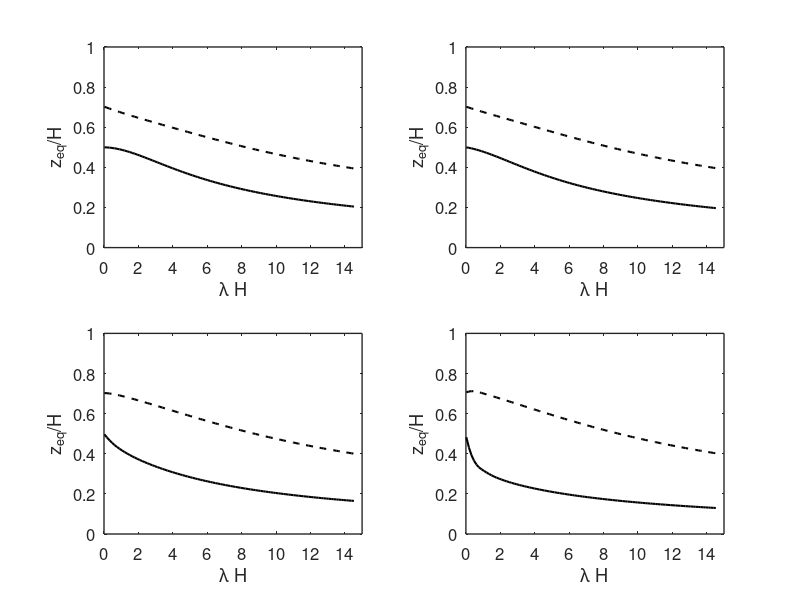

Here is the MATLAB script that generated this plot:
% Clear variables and close figures
clear;
close all;
clc;

% Define constants
H     = 50;
xi  = 0.05;
Vzero = 100; % m/s
Vzero_complex = Vzero * sqrt(1 + (2 * 1i * xi)); 

% Define alpha values and lambda range
alphas   = [-0.9, -0.5, 0.5, 0.9];
lambda   = 0.0005:0.01:0.3;          % base grid
lambda_H = lambda .* H;

% Fine grid for smoothing with spline
lambda_H_fine = linspace(lambda_H(1), lambda_H(end), 100);

figure('Color','w');
for a_idx = 1:length(alphas)
    alpha = alphas(a_idx);

    % Arrays to store equivalent depths
    zeq_H_high = zeros(length(lambda), 1);
    zeq_H_low  = zeros(length(lambda), 1);
    fsin       = zeros(1, length(lambda));

    % Complex freestream
    Vinf         = Vzero / (1 - alpha);
    Vinf_complex = Vinf * sqrt(1 + (2 * 1i * xi));
    fhomo        = Vinf_complex / (4 * H);

    % Loop over lambda to compute fsin
    for idx = 1:length(lambda)
        lam = lambda(idx);
        fsin(idx) = (H * sqrt((exp(-2*H*lam) * ...
            (4 * exp(H*lam) * alpha * (pi^4 + 6 * H^2 * pi^2 * lam^2 + 8 * H^4 * lam^4) ...
            - alpha^2 * (pi^4 + 9 * H^2 * pi^2 * lam^2 + 8 * H^4 * lam^4) ...
            + exp(2 * H * lam) * (8 * H^5 * lam^5 + pi^4 * ((-4 + alpha) * alpha + 2 * H * lam) ...
            + H^2 * pi^2 * lam^2 * ((-16 + alpha) * alpha + 10 * H * lam)))) ...
            / (H^3 * lam * (pi^4 + 5 * H^2 * pi^2 * lam^2 + 4 * H^4 * lam^4)))) / sqrt(2);
    end

    % Compute normalized equivalent depths
    for i = 1:length(lambda)
        lh = lambda_H(i);

        % High frequencies
        zeq_H_high(i) = log( ...
            alpha - ((lh * alpha) / (lh + log(1 - alpha) - log(exp(lh) - alpha))) ) ...
            / lh;

        % Low frequencies
        zeq_H_low(i)  = log( (fhomo * alpha) / (fhomo - fsin(i)*fhomo) ) / lh;
    end

    % Spline
    zeq_H_high_s = spline(lambda_H, zeq_H_high, lambda_H_fine);
    zeq_H_low_s  = spline(lambda_H, zeq_H_low,  lambda_H_fine);

    % ---- Plotting ----
    subplot(2,2,a_idx);
    hold on;

    % Smooth curves
    plot(lambda_H_fine, zeq_H_high_s, 'k-',  'LineWidth', 1.5); % High freq
    plot(lambda_H_fine, zeq_H_low_s,  'k--', 'LineWidth', 1.5); % Low freq

    % Axes and labels
    xlim([0 15]);
    ylim([0 1]);
    xlabel('\lambda H','Interpreter','tex');
    ylabel('z_{eq}/H','Interpreter','tex');

    set(gca, ...
             'FontSize', 12, ...
             'LineWidth',1, ...
             'Box','on', ...
             'TickDir','in');

    hold off;
end
